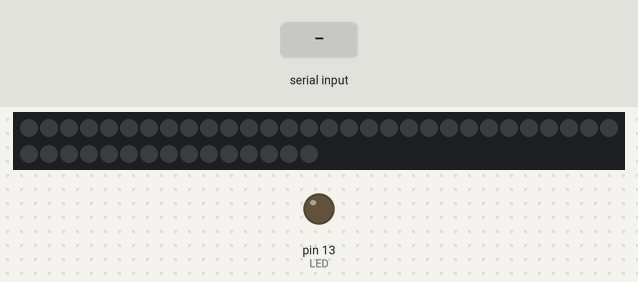
This sketch was run on a simulated Arduino Uno, built with avr-gcc and run on an emulated ATmega328P. Parts: 45 RGB LEDs in strip order, left to right, continuing on the next row, output pins drawn as LEDs (lit = HIGH). Inputs (shaded band) come from the test bench. Colours are those a GRB WS2812 strip shows for the declared byte order.

Above: at 1.2 s.
1.3 s: "1" received over Serial
At 2.3 s:
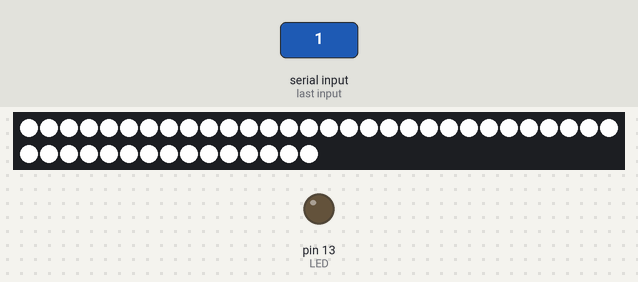
2.9 s: "0" received over Serial
At 4.3 s:
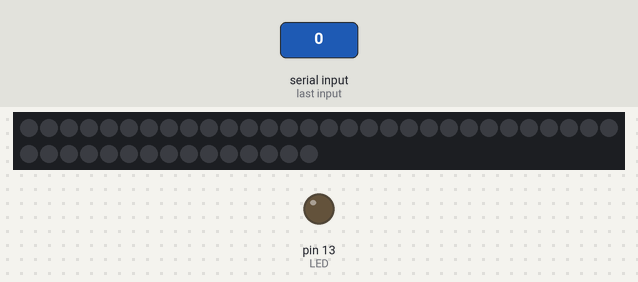
Timing chart, 0 to 5.9 s (numbered marks = the images above; inputs shaded):
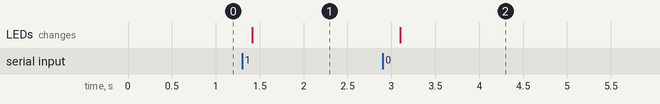

Measured:
- after the input at 1.3 s, the LEDs: change after 0.11 s (image 1)
- after the input at 2.9 s, the LEDs: change after 0.20 s (image 2)

The sketch:

Arduino_serial.ino
```cpp
//declaring variables
#include <FastLED.h>

// How many leds in your strip?
#define NUM_LEDS 45

// For led chips like WS2812, which have a data line, ground, and power, you just
// need to define DATA_PIN.  For led chipsets that are SPI based (four wires - data, clock,
// ground, and power), like the LPD8806 define both DATA_PIN and CLOCK_PIN
// Clock pin only needed for SPI based chipsets when not using hardware SPI
#define DATA_PIN 7

// Define the array of leds
CRGB leds[NUM_LEDS];

int LED = 13;      // pin 13 is given variable LED
int data;              // Variable to store data

void setup()
{
      // Uncomment/edit one of the following lines for your leds arrangement.
    // ## Clockless types ##
    FastLED.addLeds<WS2812B, DATA_PIN, RGB>(leds, NUM_LEDS);  // GRB ordering is typical
    Serial.begin(9600);              //setting baud rate for communication
    pinMode(LED,OUTPUT);    //Pin 13 set as output
    digitalWrite(LED,LOW);       //LED is off by default
}
void loop()
{

while(Serial.available())                                 //check if data is available
  {
  data = Serial.read();                                       //while data is available read the data
  }

if(data == '1')                                                  //if data is value '1'
{
  for(int i=0; i<45; i++){
    leds[i] = CRGB(255,255,255);
    FastLED.show();
    //delay(500);
  }                  //print output on serial monitor
}
else if(data == '0')                                          //if data is value '0'
{
  for(int i=0; i<45; i++){
    leds[i] = CRGB(0,0,0);
    FastLED.show();
    //delay(500);
  }                        //print output on serial monitor
}
}
```
